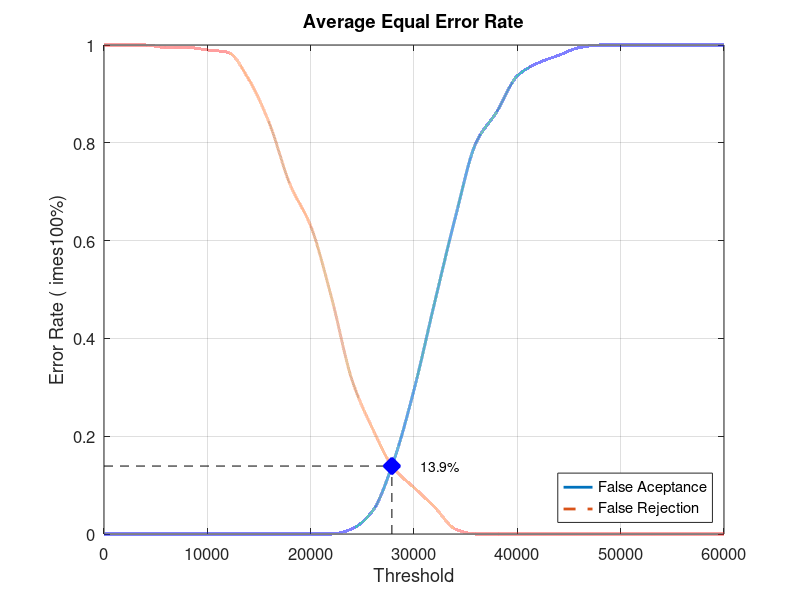
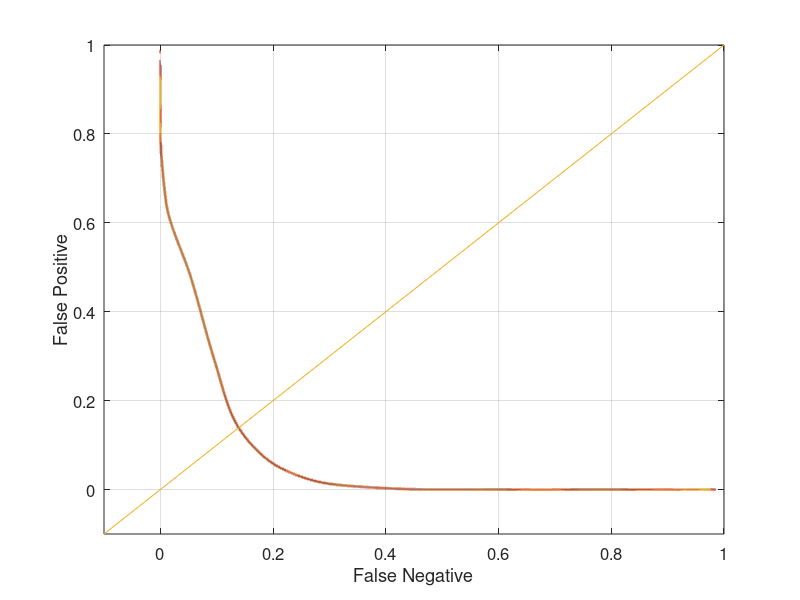

The MATLAB script that drew these images, in order:
close all;
clear;
clc;
x = 0:2000:60000;
xq = 0:0.5:60000;

y0 = [0 0 0 0 0 0 0 0 0 0 0 0 0.0105263 0.0473684 0.147368 0.294737 0.473684 0.647368 0.8 0.863158 0.936842 0.963158 0.978947 0.994737 1 1 1 1 1 1 1]
yy0 = interp1(x, y0, xq, 'pchip');
y1 = [1 1 1 0.995 0.995 0.99 0.985 0.93 0.84 0.715 0.63 0.485 0.315 0.215 0.135 0.095 0.055 0.01 0 0 0 0 0 0 0 0 0 0 0 0 0]
yy1 = interp1(x, y1, xq, 'pchip');

% Calculating EER: 
y2 = abs(y0 - y1);
find(y2 == min(y2))
yy2 = abs(yy0 - yy1);
xEER = find(yy2 == min(yy2));
xEERIndex = xq(xEER) % X-axis EER
yEER = yy0(xEER) % Y-axis EER

main = figure
plot(xq, yy0,'-','LineWidth', 2);	hold on
plot(xq, yy1,'--','LineWidth', 2);	hold on
plot([xEERIndex xEERIndex], [0 yEER], 'k--');	hold on
plot([0 xEERIndex], [yEER yEER], 'k--');	hold on
plot(xEERIndex, yEER, 'bx', 'LineWidth', 10);	hold on
text(xEERIndex + 10 * xEERIndex / 100, yEER, [num2str(round((10000 * yEER)) / 100) '%'])
legend('False Aceptance', 'False Rejection', 'Location', 'SouthEast')
xlabel('Threshold')
ylabel('Error Rate (	imes100%)')
title('Average Equal Error Rate')
set(gca, 'FontSize', 12)
axis([0 60000 0 1])
grid on

print(main, 'Database2_3Main', '-dpng');
FNRxFPR = figure('Color', [1 1 1]);
plot(yy1, yy0, '-', yy1, yy0, 'LineWidth', 2);
hold on
y = -0.1:0.1:1
plot(y, y); 
set(gca, 'FontSize', 12)
xlabel('False Negative')
ylabel('False Positive')
axis([-0.1 1 -0.1 1])
set(gca, 'FontSize', 12)
grid on

print(FNRxFPR, 'Database2_3FNRxFPR','-dpng');
